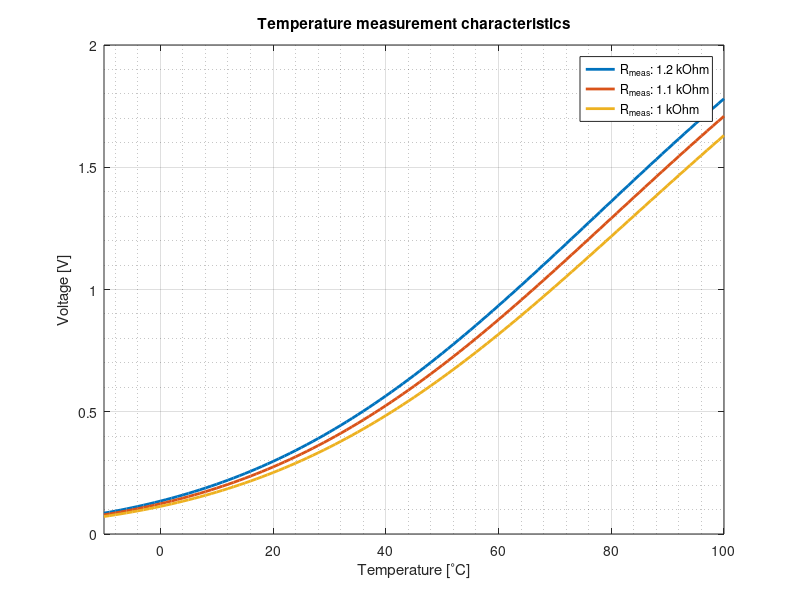
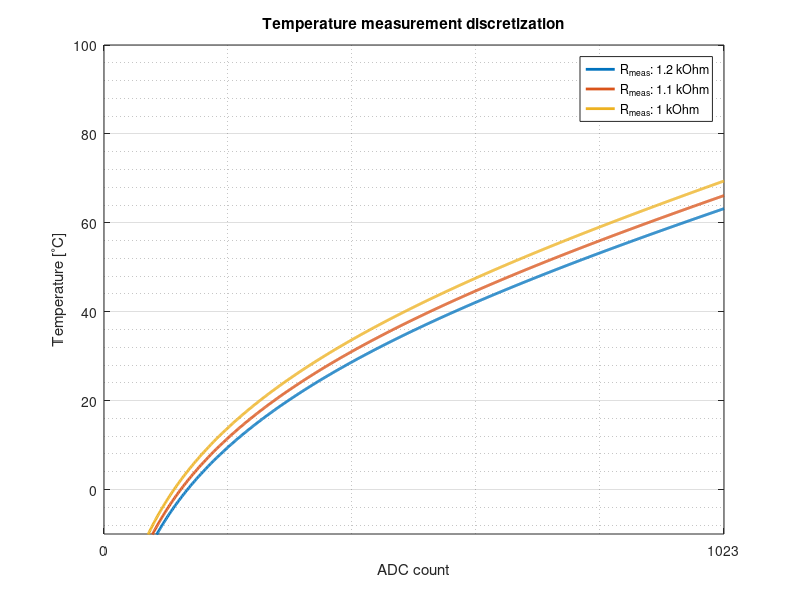
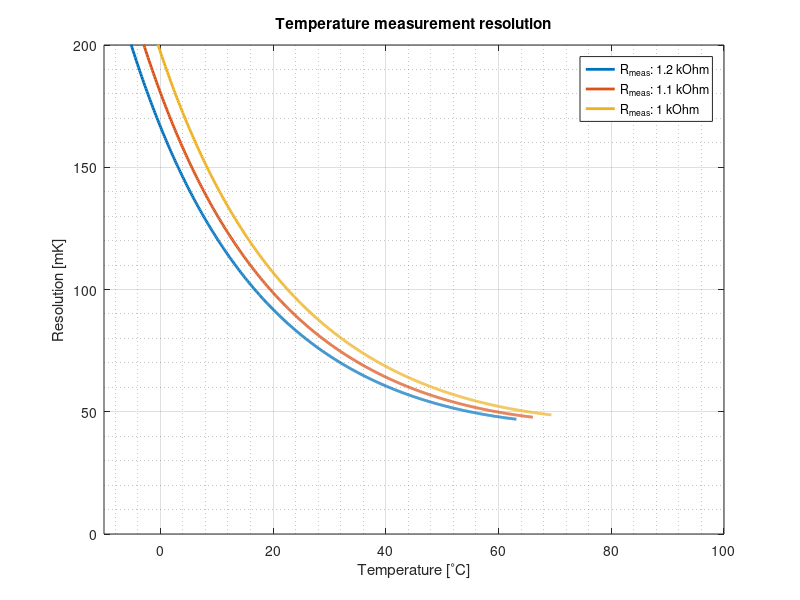
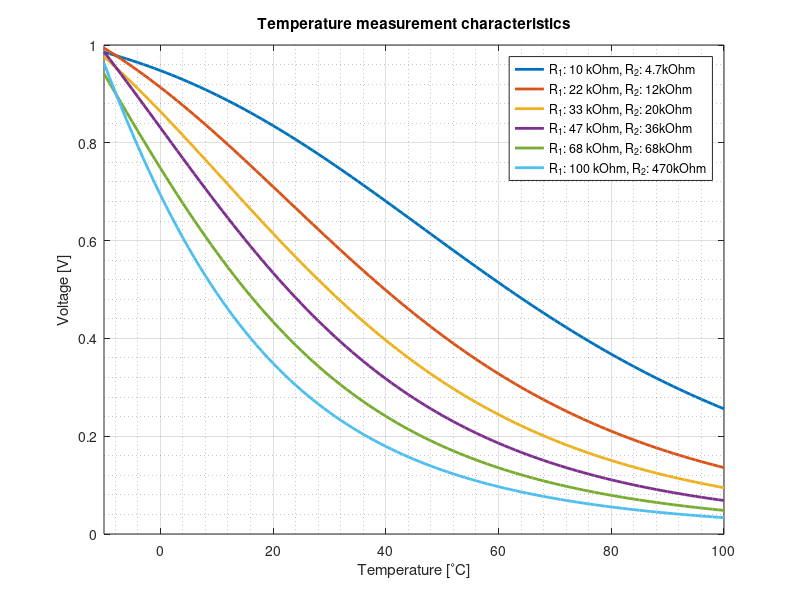

Recreate these plots in MATLAB, in order.
clc;
clear;
%close all;

plot_t_min = -10;
plot_t_max = 100;
LW = 2;

t_0C = 273.15;
t = [plot_t_min:plot_t_max] + t_0C;
B = 3380; % Verify with datasheet
R_ref = 10e3;
t_ref = 25 + t_0C;
V_ref = 3.3;
ADC_NOF_BIT = 10;
ADC_REF = 1;

R = R_ref .* exp(B .* (1 ./ t - 1 ./ t_ref));

% Circuit 1
%
%   VCC
%    A
%    |
%   +++
%   | |  R (NTC 10K)
%   | |
%   +++
%    |
%    #---> ADC
%    |
%   +++
%   | |  R_meas
%   | |
%   +++
%    |
%    V
%   GND

R_meas = [1.2e3; 1.1e3; 1e3];
V_meas = V_ref .* R_meas ./ (R + R_meas);

l = {};
for i = 1:numel(R_meas); 
    l(i) = {['R_{meas}: ' num2str(R_meas(i)/1e3) ' kOhm']};
end;

figure(1);
plot(t-t_0C, V_meas, 'LineWidth', LW);
grid on; grid minor on;
xlim([plot_t_min plot_t_max]);
title(['Temperature measurement characteristics']);
xlabel(['Temperature [^\circC]']);
ylabel(['Voltage [V]']);
legend(l);
print('-dpng', 'Temp_Meas');

ADC = 0:(2.^ADC_NOF_BIT - 1);
V_ADC = ADC ./ max(max(ADC)) .* ADC_REF;
R_ADC = V_ref .* R_meas ./ V_ADC - R_meas; % Double-check formula!!!!!!!!!!!!!!!!!
t_adc = 1 ./ (log(R_ADC ./ R_ref) ./ B + 1 ./ t_ref);

figure(2);
plot(ADC, t_adc-t_0C, 'LineWidth', LW);
grid on; grid minor on;
xlim([min(ADC) max(ADC)]);
xticks([0 1023 2047 3071 4095])
ylim([plot_t_min plot_t_max]);
title(['Temperature measurement discretization']);
xlabel(['ADC count']);
ylabel(['Temperature [^\circ' 'C]']);
legend(l);
print('-dpng', 'Temp_Discretization');

figure(3);
plot(t_adc(:, 1:end-1)' - t_0C', abs(t_adc(:, 2:end)-t_adc(:, 1:end-1))'*1e3, 'LineWidth', LW);
grid on; grid minor on;
xlim([plot_t_min plot_t_max]);
ylim([0 200]);
title(['Temperature measurement resolution']);
xlabel(['Temperature [^\circC]']);
ylabel(['Resolution [mK]']);
legend(l);
print('-dpng', 'Temp_Res');

% Circuit 2
%
%   VCC
%    A
%    |
%   +++
%   | |  R1
%   | |
%   +++
%    |
%    #--------#---> ADC
%    |        |
%   +++      +++
%   | |  R2  | |  R (NTC 10K)
%   | |      | |
%   +++      +++
%    |        |
%    V        V
%   GND      GND

R_1= [10e3;  22e3; 33e3; 47e3; 68e3; 100e3];
R_2= [4.7e3; 12e3; 20e3; 36e3; 68e3; 470e3];
V_meas = V_ref .* (R.*R_2./(R+R_2)) ./ (R_1 + (R.*R_2./(R+R_2)));
l = {};
for i = 1:numel(R_1); 
    l(i) = {['R_{1}: ' num2str(R_1(i)/1e3) ' kOhm, R_{2}: ' num2str(R_2(i)/1e3) 'kOhm']};
end;

figure(4);
plot(t-t_0C, V_meas, 'LineWidth', LW);
grid on; grid minor on;
xlim([plot_t_min plot_t_max]);
title(['Temperature measurement characteristics']);
xlabel(['Temperature [^\circC]']);
ylabel(['Voltage [V]']);
legend(l);
print('-dpng', 'Temp_Meas');

ADC = 0:(2.^ADC_NOF_BIT - 1);
V_ADC = ADC ./ max(max(ADC)) .* ADC_REF;
R_ADC = R_1 .* R_1 ./ ((V_ref ./ V_ADC - 1) .* R_2 - R_1); % Double-check formula!!!!!!!!!!!!!!!!!
t_adc = 1 ./ (log(R_ADC ./ R_ref) ./ B + 1 ./ t_ref);

figure(5);
plot(ADC, t_adc-t_0C, 'LineWidth', LW);
grid on; grid minor on;
xlim([min(ADC) max(ADC)]);
xticks([0 1023 2047 3071 4095])
ylim([plot_t_min plot_t_max]);
title(['Temperature measurement discretization']);
xlabel(['ADC count']);
ylabel(['Temperature [^\circ' 'C]']);
legend(l);
print('-dpng', 'Temp_Discretization');

figure(6);
plot(t_adc(:, 1:end-1)' - t_0C', abs(t_adc(:, 2:end)-t_adc(:, 1:end-1))'*1e3, 'LineWidth', LW);
grid on; grid minor on;
xlim([plot_t_min plot_t_max]);
ylim([0 200]);
title(['Temperature measurement resolution']);
xlabel(['Temperature [^\circC]']);
ylabel(['Resolution [mK]']);
legend(l);
print('-dpng', 'Temp_Res');

